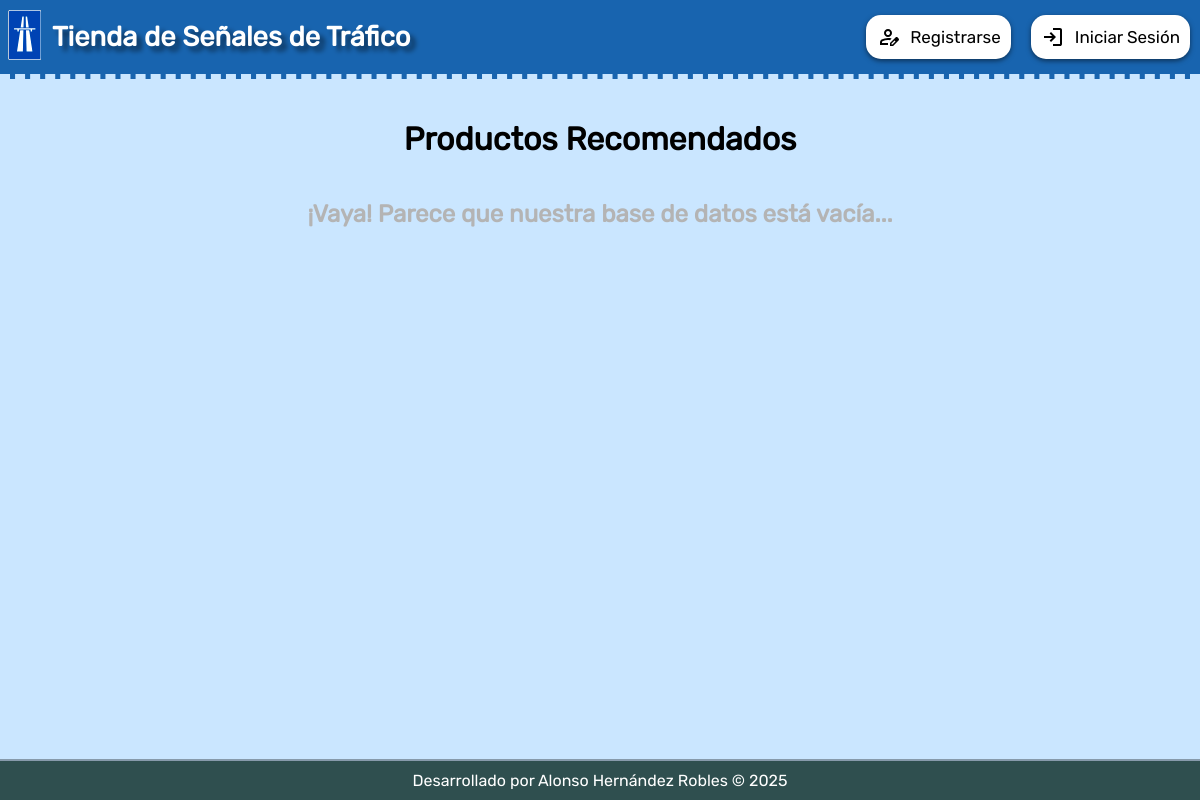
/, run on an earlier commit of the app's database.
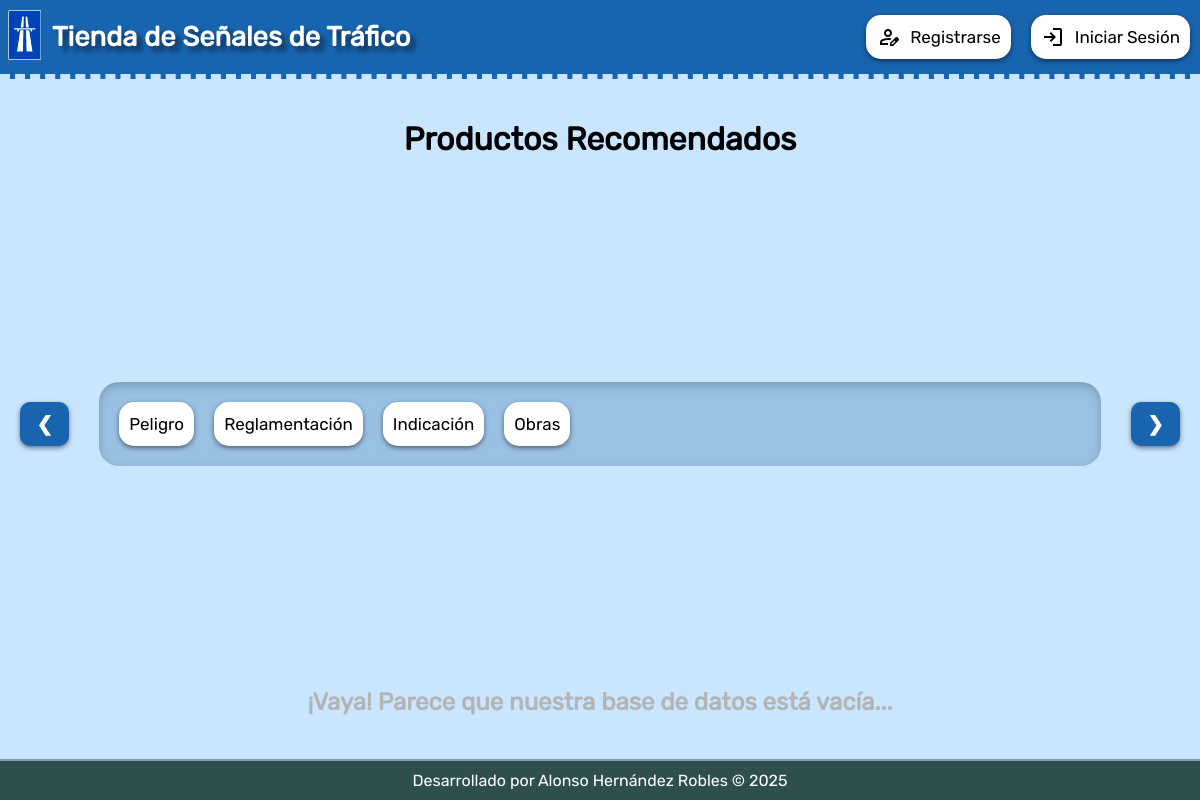
And on a later commit of the database.
### tables this page shows
CREATE TABLE categorias(
    id INT(255) AUTO_INCREMENT NOT NULL,
    nombre VARCHAR(100) NOT NULL,
    
    CONSTRAINT pk_categorias PRIMARY KEY(id)
);

### autoload.php (called while the page is built, shortened)
<?php
    function controllers_autoload($classname){
        $classname = str_replace("\\", "/", $classname);
        $file = __DIR__ . '/' . $classname . '.php';
    }
?>

### controllers/ProductoController.php (called while the page is built, shortened)
<?php
    class ProductoController{
        public function recomendados(){
            require_once 'views/producto/recomendados.php';
        }
    }
?>

### lib/BaseDatos.php (called while the page is built, shortened)
<?php
    class BaseDatos{
        private ?PDO $conexion;
        private ?PDOStatement $resultado;
        public function __construct(){
            try{
                $this->servidor = DB_HOST;
                $this->usuario = DB_USER;
                $this->contrasena = DB_PASSWORD;
                $this->nombre = DB_NAME;
                $this->conexion = new PDO("mysql:host=$this->servidor;dbname=$this->nombre;charset=utf8mb4", $this->usuario, $this->contrasena);
                $this->conexion->setAttribute(PDO::ATTR_ERRMODE, PDO::ERRMODE_EXCEPTION);
                $this->conexion->setAttribute(PDO::ATTR_DEFAULT_FETCH_MODE, PDO::FETCH_ASSOC);
            }catch(PDOException $e){
                echo $e->getMessage();
            }
        }
        public function ejecutar(string $sql, array $parametros = []): void{
            try{
                $this->resultado = $this->conexion->prepare($sql);
                $this->resultado->execute($parametros);
            }catch(PDOException $e){
                throw new PDOException("Error de conexión: " . $e->getMessage());
            }
        }
        public function getRegistros(): array{
            return $this->resultado->fetchAll();
        }
        public function cerrarConexion(): void {
            $this->conexion = null;
            $this->resultado = null;
        }
    }
?>

### models/categoria.php (called while the page is built, shortened)
<?php
    class Categoria{
        private int $id;
        private string $nombre;
        public function getId(): int{
            return $this->id;
        }
        public function getNombre(): string{
            return $this->nombre;
        }
        public function setId(int $id): void{
            $this->id = $id;
        }
        public function setNombre(string $nombre): void{
            $this->nombre = $nombre;
        }
        public static function getAll(): array {
            $baseDatos = new BaseDatos();
            $baseDatos->ejecutar("SELECT * FROM categorias");
            $registros = $baseDatos->getRegistros();
            $categorias = [];
            foreach ($registros as $registro) {
                $categoria = new Categoria();
                $categoria->setId($registro['id']);
                $categoria->setNombre($registro['nombre']);
                array_push($categorias, $categoria);
            }
            return $categorias;
        }
    }
?>

### views/producto/recomendados.php (the view, shortened to what this page needs)
<?php
$todos = Producto::getAll();
$bdVacia = ($todos == null);
if (isset($_GET['categoria'])) {
    echo "<h1>Productos Filtrados</h1>";
    $categoria = Categoria::getById($_GET['categoria']);
    $modoCategoria = true;
    echo "<h2 style='margin-top: 0px; color: rgb(0,79,173);;'>Por categoría: " . $categoria->getNombre() . "</h2>";
    $productosFiltrados = [];
    foreach ($todos as $producto) {
        if ($producto->getCategoriaId() == $categoria->getId()) {
            $productosFiltrados[] = $producto;
        }
    }
    if (empty($productosFiltrados)) {
        $noHayProductos = true;
    } else {
        $noHayProductos = false;
        $productosPorPagina = PRODUCTS_PER_PAGE;
        $pag = isset($_GET['pag']) ? (int)$_GET['pag'] : 1;
        $totalProductos = count($productosFiltrados);
        $totalPag = max(1, ceil($totalProductos / $productosPorPagina));
        if ($pag < 1) $pag = 1;
        if ($pag > $totalPag) $pag = $totalPag;
        $offset = ($pag - 1) * $productosPorPagina;
        $recomendados = array_slice($productosFiltrados, $offset, $productosPorPagina);
    }
} else {
    echo "<h1>Productos Recomendados</h1>";
    if (empty($todos)) {
        $bdVacia = true;
    } else {
        $bdVacia = false;
        $numProductos = min(6, count($todos));
        $shuffled = $todos;
        shuffle($shuffled);
        $recomendados = array_slice($shuffled, 0, $numProductos);
    }
}
?>
<?php $categorias = Categoria::getAll(); ?>
<?php if (!empty($categorias)): ?>
    <div class="carousel-container">
        <button id="prev" class="carousel-btn">&#10094;</button>
        <div id="carousel" class="carousel">
            <?php foreach ($categorias as $cat): ?>
                <div class="carousel-item">
                    <a href="<?= BASE_URL ?>producto/recomendados&categoria=<?= $cat->getId() ?>" class="boton">
                        <button><?= $cat->getNombre() ?></button>
                    </a>
                </div>
            <?php endforeach; ?>
        </div>
        <button id="next" class="carousel-btn">&#10095;</button>
    </div>
<?php endif; ?>
<?php if(isset($noHayProductos) && $noHayProductos): ?>
    <h2 style="color: gray">Aún no hay productos en esta categoría...</h2>
    <h1 style="font-size: 500%">:(</h1>
<?php elseif(isset($bdVacia) && $bdVacia): ?>
    <h2 style="color: rgb(180, 180, 180)">¡Vaya! Parece que nuestra base de datos está vacía...</h2>
<?php endif; ?>

### views/layout/header.php (shortened to what this page needs)
<!DOCTYPE html>
<html lang="es">
<head>
    <link rel="stylesheet" href="<?=BASE_URL?>assets/css/style.css?v=<?=time()?>" type="text/css">
</head>
<body>
    <header>
        <div class="header-izquierda">
            <a href="<?=BASE_URL?>"><img src="<?=BASE_URL?>assets/images/logo.svg" alt="logo"></a>
            <a href="<?=BASE_URL?>"><h1>Tienda de Señales de Tráfico</h1></a>
        </div>
        <div class="header-derecha">
            <?php if (!isset($_SESSION['identity'])): ?>
                <a href="<?=BASE_URL?>usuario/registrarse"><button class="boton">
                    <img src="<?=BASE_URL?>assets/images/registrarse.svg">Registrarse
                </button></a>
                <a href="<?=BASE_URL?>usuario/login"><button class="boton">
                    <img src="<?=BASE_URL?>assets/images/login.svg">Iniciar Sesión
                </button></a>
            <?php endif; ?>
        </div>
    </header>
    <main>

### index.php (shortened to what this page needs)
<?php
    require_once 'autoload.php';
    require_once 'views/layout/header.php';
    if(isset($_GET['controller'])){
        $nombre_controlador = 'controllers\\' . ucfirst($_GET['controller']) . 'Controller';
    }elseif(!isset($_GET['controller']) && !isset($_GET['action'])){
        $nombre_controlador = 'controllers\\' . CONTROLLER_DEFAULT . 'Controller';
    }else{
        echo "Controlador no encontrado";
        (new ErrorController())->index();
    }
    if(class_exists($nombre_controlador)){
        $controlador = new $nombre_controlador();
        if(isset($_GET['action']) && method_exists($controlador, $_GET['action'])){
            $action = $_GET['action'];
            $controlador->$action();
        }elseif(!isset($_GET['controller']) && !isset($_GET['action'])){
            $action_default = ACTION_DEFAULT;
            $controlador->$action_default();
        }else{
            echo "Acción no encontrada";
            (new ErrorController())->index();
        }
    }else{
        echo "Controlador no encontrado";
        (new ErrorController())->index();
    }
    require_once 'views/layout/footer.php';
?>

### views/layout/footer.php
    </main>
    <footer>
        Desarrollado por Alonso Hernández Robles &copy; <?=date('Y')?>
    </footer>
</body>
</html>

### assets/css/style.css (style rules this page uses)
* { font-family: 'Rubik', sans-serif; }
body { margin: 0; padding: 0; height: 100vh; display: flex; flex-direction: column; }
header { flex-shrink: 0; background-color: rgb(24, 100, 175); color: white; display: flex; flex-direction: row; justify-content: space-between; align-items: center; border-bottom: 5px rgb(202, 230, 255) dashed; }
footer { flex-shrink: 0; background-color: darkslategray; color: white; text-align: center; padding: 10px; border-top: 5px rgb(202, 230, 255); border-top-style: ridge; }
.carousel-container { position: relative; width: 100%; max-width: 1300px; margin: auto; display: flex; align-items: center; justify-content: center; }
.carousel { display: flex; overflow-x: auto; scroll-behavior: smooth; white-space: nowrap; scrollbar-width: none; -ms-overflow-style: none; width: 90%; padding: 10px 0; margin-left: 30px; margin-right: 30px; background-color: rgb(153, 193, 228); border-radius: 20px; box-shadow: inset 0px 4px 10px rgba(0,0,0,0.2); }
.carousel-btn { background-color: rgb(24, 100, 175); color: white; border: none; border-radius: 10px; width: 50px; padding: 10px 15px; font-size: 20px; cursor: pointer; transition: background 0.3s; box-shadow: 0px 2px 5px rgba(0,0,0,0.5); }

What changed in the data, as far as the page shows it:
added categorias: nombre "Peligro"
added categorias: nombre "Reglamentación"
added categorias: nombre "Indicación"
added categorias: nombre "Obras"
